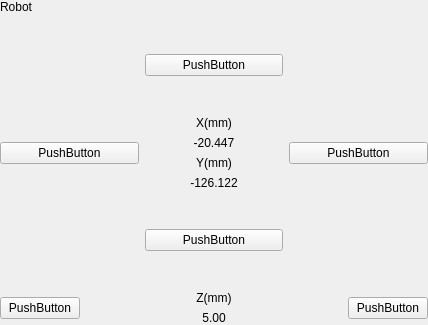
<?xml version="1.0" encoding="UTF-8"?>
<ui version="4.0">
 <class>MoveWidgetClass</class>
 <widget class="QWidget" name="MoveWidgetClass">
  <property name="geometry">
   <rect>
    <x>0</x>
    <y>0</y>
    <width>428</width>
    <height>325</height>
   </rect>
  </property>
  <property name="sizePolicy">
   <sizepolicy hsizetype="Expanding" vsizetype="Expanding">
    <horstretch>0</horstretch>
    <verstretch>0</verstretch>
   </sizepolicy>
  </property>
  <property name="windowTitle">
   <string>MoveWidget</string>
  </property>
  <property name="layoutDirection">
   <enum>Qt::LeftToRight</enum>
  </property>
  <layout class="QVBoxLayout" name="verticalLayout_4" stretch="0,1,2,1,1">
   <property name="leftMargin">
    <number>0</number>
   </property>
   <property name="topMargin">
    <number>0</number>
   </property>
   <property name="rightMargin">
    <number>0</number>
   </property>
   <property name="bottomMargin">
    <number>0</number>
   </property>
   <item>
    <widget class="QLabel" name="label_title">
     <property name="text">
      <string>Robot</string>
     </property>
     <property name="alignment">
      <set>Qt::AlignLeading|Qt::AlignLeft|Qt::AlignVCenter</set>
     </property>
    </widget>
   </item>
   <item>
    <layout class="QHBoxLayout" name="horizontalLayout_3" stretch="0,0,0">
     <item>
      <widget class="QLabel" name="direction">
       <property name="text">
        <string/>
       </property>
      </widget>
     </item>
     <item>
      <widget class="QPushButton" name="btn_rear">
       <property name="sizePolicy">
        <sizepolicy hsizetype="Minimum" vsizetype="Fixed">
         <horstretch>0</horstretch>
         <verstretch>0</verstretch>
        </sizepolicy>
       </property>
       <property name="minimumSize">
        <size>
         <width>0</width>
         <height>0</height>
        </size>
       </property>
       <property name="baseSize">
        <size>
         <width>60</width>
         <height>60</height>
        </size>
       </property>
       <property name="text">
        <string>PushButton</string>
       </property>
      </widget>
     </item>
     <item>
      <widget class="QLabel" name="label">
       <property name="layoutDirection">
        <enum>Qt::LeftToRight</enum>
       </property>
       <property name="text">
        <string/>
       </property>
       <property name="alignment">
        <set>Qt::AlignRight|Qt::AlignTrailing|Qt::AlignVCenter</set>
       </property>
      </widget>
     </item>
    </layout>
   </item>
   <item>
    <layout class="QHBoxLayout" name="horizontalLayout_2">
     <item>
      <widget class="QPushButton" name="btn_left">
       <property name="text">
        <string>PushButton</string>
       </property>
      </widget>
     </item>
     <item>
      <layout class="QVBoxLayout" name="verticalLayout_2">
       <item>
        <widget class="QWidget" name="widget" native="true">
         <layout class="QVBoxLayout" name="verticalLayout">
          <property name="leftMargin">
           <number>0</number>
          </property>
          <property name="topMargin">
           <number>0</number>
          </property>
          <property name="rightMargin">
           <number>0</number>
          </property>
          <property name="bottomMargin">
           <number>0</number>
          </property>
          <item>
           <widget class="QLabel" name="label_x">
            <property name="layoutDirection">
             <enum>Qt::RightToLeft</enum>
            </property>
            <property name="text">
             <string>X(mm)</string>
            </property>
            <property name="alignment">
             <set>Qt::AlignCenter</set>
            </property>
           </widget>
          </item>
          <item>
           <widget class="QLabel" name="label_xValue">
            <property name="text">
             <string>-20.447</string>
            </property>
            <property name="alignment">
             <set>Qt::AlignCenter</set>
            </property>
           </widget>
          </item>
         </layout>
        </widget>
       </item>
       <item>
        <widget class="QWidget" name="widget_4" native="true">
         <layout class="QVBoxLayout" name="verticalLayout_3">
          <property name="leftMargin">
           <number>0</number>
          </property>
          <property name="topMargin">
           <number>0</number>
          </property>
          <property name="rightMargin">
           <number>0</number>
          </property>
          <property name="bottomMargin">
           <number>0</number>
          </property>
          <item>
           <widget class="QLabel" name="label_y">
            <property name="layoutDirection">
             <enum>Qt::RightToLeft</enum>
            </property>
            <property name="text">
             <string>Y(mm)</string>
            </property>
            <property name="alignment">
             <set>Qt::AlignCenter</set>
            </property>
           </widget>
          </item>
          <item>
           <widget class="QLabel" name="label_yValue">
            <property name="text">
             <string>-126.122</string>
            </property>
            <property name="alignment">
             <set>Qt::AlignCenter</set>
            </property>
           </widget>
          </item>
         </layout>
        </widget>
       </item>
      </layout>
     </item>
     <item>
      <widget class="QPushButton" name="btn_right">
       <property name="baseSize">
        <size>
         <width>0</width>
         <height>0</height>
        </size>
       </property>
       <property name="layoutDirection">
        <enum>Qt::LeftToRight</enum>
       </property>
       <property name="text">
        <string>PushButton</string>
       </property>
      </widget>
     </item>
    </layout>
   </item>
   <item>
    <layout class="QHBoxLayout" name="horizontalLayout_4" stretch="0,0,0">
     <item>
      <widget class="QLabel" name="label_4">
       <property name="text">
        <string/>
       </property>
      </widget>
     </item>
     <item>
      <widget class="QPushButton" name="btn_front">
       <property name="text">
        <string>PushButton</string>
       </property>
      </widget>
     </item>
     <item>
      <widget class="QLabel" name="label_3">
       <property name="text">
        <string/>
       </property>
      </widget>
     </item>
    </layout>
   </item>
   <item>
    <layout class="QHBoxLayout" name="horizontalLayout" stretch="0,1,0">
     <item>
      <widget class="QPushButton" name="btn_up">
       <property name="text">
        <string>PushButton</string>
       </property>
      </widget>
     </item>
     <item>
      <widget class="QWidget" name="widget_5" native="true">
       <layout class="QVBoxLayout" name="verticalLayout_5">
        <property name="leftMargin">
         <number>0</number>
        </property>
        <property name="topMargin">
         <number>0</number>
        </property>
        <property name="rightMargin">
         <number>0</number>
        </property>
        <property name="bottomMargin">
         <number>0</number>
        </property>
        <item>
         <widget class="QLabel" name="label_z">
          <property name="layoutDirection">
           <enum>Qt::RightToLeft</enum>
          </property>
          <property name="text">
           <string>Z(mm)</string>
          </property>
          <property name="alignment">
           <set>Qt::AlignCenter</set>
          </property>
         </widget>
        </item>
        <item>
         <widget class="QLabel" name="label_zValue">
          <property name="text">
           <string>5.00</string>
          </property>
          <property name="alignment">
           <set>Qt::AlignCenter</set>
          </property>
         </widget>
        </item>
       </layout>
      </widget>
     </item>
     <item>
      <widget class="QPushButton" name="btn_down">
       <property name="text">
        <string>PushButton</string>
       </property>
      </widget>
     </item>
    </layout>
   </item>
  </layout>
 </widget>
 <layoutdefault spacing="6" margin="11"/>
 <resources/>
 <connections/>
</ui>
